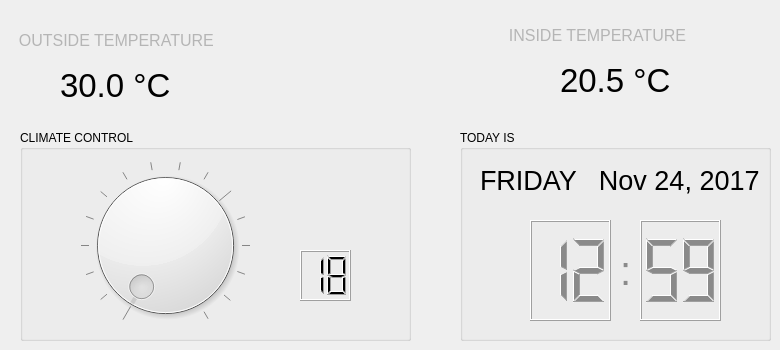
     <widget class="QWidget" name="stackedWidgetPage3">
      <widget class="QLabel" name="label">
       <property name="geometry">
        <rect>
         <x>60</x>
         <y>60</y>
         <width>131</width>
         <height>51</height>
        </rect>
       </property>
       <property name="font">
        <font>
         <pointsize>25</pointsize>
        </font>
       </property>
       <property name="text">
        <string>30.0 °C</string>
       </property>
      </widget>
      <widget class="QLabel" name="label_2">
       <property name="geometry">
        <rect>
         <x>10</x>
         <y>20</y>
         <width>251</width>
         <height>41</height>
        </rect>
       </property>
       <property name="font">
        <font>
         <pointsize>12</pointsize>
        </font>
       </property>
       <property name="styleSheet">
        <string notr="true">color: rgb(181, 181, 181);</string>
       </property>
       <property name="text">
        <string>  OUTSIDE TEMPERATURE</string>
       </property>
      </widget>
      <widget class="QLabel" name="label_4">
       <property name="geometry">
        <rect>
         <x>500</x>
         <y>20</y>
         <width>251</width>
         <height>31</height>
        </rect>
       </property>
       <property name="font">
        <font>
         <pointsize>12</pointsize>
        </font>
       </property>
       <property name="styleSheet">
        <string notr="true">color: rgb(181, 181, 181);</string>
       </property>
       <property name="text">
        <string>  INSIDE TEMPERATURE</string>
       </property>
      </widget>
      <widget class="QLabel" name="label_3">
       <property name="geometry">
        <rect>
         <x>560</x>
         <y>50</y>
         <width>131</width>
         <height>61</height>
        </rect>
       </property>
       <property name="font">
        <font>
         <pointsize>25</pointsize>
        </font>
       </property>
       <property name="text">
        <string>20.5 °C</string>
       </property>
      </widget>
      <widget class="QGroupBox" name="groupBox_13">
       <property name="geometry">
        <rect>
         <x>20</x>
         <y>130</y>
         <width>391</width>
         <height>211</height>
        </rect>
       </property>
       <property name="title">
        <string>CLIMATE CONTROL</string>
       </property>
       <widget class="QDial" name="dial">
        <property name="geometry">
         <rect>
          <x>10</x>
          <y>30</y>
          <width>271</width>
          <height>171</height>
         </rect>
        </property>
        <property name="minimum">
         <number>15</number>
        </property>
        <property name="maximum">
         <number>30</number>
        </property>
        <property name="invertedAppearance">
         <bool>false</bool>
        </property>
        <property name="wrapping">
         <bool>false</bool>
        </property>
        <property name="notchesVisible">
         <bool>true</bool>
        </property>
       </widget>
       <widget class="QLCDNumber" name="lcdNumber">
        <property name="geometry">
         <rect>
          <x>280</x>
          <y>120</y>
          <width>51</width>
          <height>51</height>
         </rect>
        </property>
        <property name="font">
         <font>
          <pointsize>12</pointsize>
         </font>
        </property>
        <property name="digitCount">
         <number>2</number>
        </property>
        <property name="intValue" stdset="0">
         <number>18</number>
        </property>
       </widget>
      </widget>
      <widget class="QGroupBox" name="groupBox_14">
       <property name="geometry">
        <rect>
         <x>460</x>
         <y>130</y>
         <width>311</width>
         <height>211</height>
        </rect>
       </property>
       <property name="title">
        <string>TODAY IS</string>
       </property>
       <widget class="QLCDNumber" name="lcdNumber_2">
        <property name="geometry">
         <rect>
          <x>70</x>
          <y>90</y>
          <width>81</width>
          <height>101</height>
         </rect>
        </property>
        <property name="styleSheet">
         <string notr="true">color: rgb(138, 138, 138);</string>
        </property>
        <property name="digitCount">
         <number>2</number>
        </property>
        <property name="intValue" stdset="0">
         <number>12</number>
        </property>
       </widget>
       <widget class="QLCDNumber" name="lcdNumber_3">
        <property name="geometry">
         <rect>
          <x>180</x>
          <y>90</y>
          <width>81</width>
          <height>101</height>
         </rect>
        </property>
        <property name="styleSheet">
         <string notr="true">color: rgb(138, 138, 138);</string>
        </property>
        <property name="digitCount">
         <number>2</number>
        </property>
        <property name="intValue" stdset="0">
         <number>59</number>
        </property>
       </widget>
       <widget class="QLabel" name="label_5">
        <property name="geometry">
         <rect>
          <x>160</x>
          <y>100</y>
          <width>21</width>
          <height>81</height>
         </rect>
        </property>
        <property name="font">
         <font>
          <pointsize>30</pointsize>
         </font>
        </property>
        <property name="styleSheet">
         <string notr="true">color: rgb(138, 138, 138);</string>
        </property>
        <property name="text">
         <string>:</string>
        </property>
       </widget>
       <widget class="QLabel" name="label_6">
        <property name="geometry">
         <rect>
          <x>20</x>
          <y>20</y>
          <width>281</width>
          <height>61</height>
         </rect>
        </property>
        <property name="font">
         <font>
          <pointsize>20</pointsize>
         </font>
        </property>
        <property name="text">
         <string>FRIDAY   Nov 24, 2017</string>
        </property>
       </widget>
      </widget>
     </widget>
